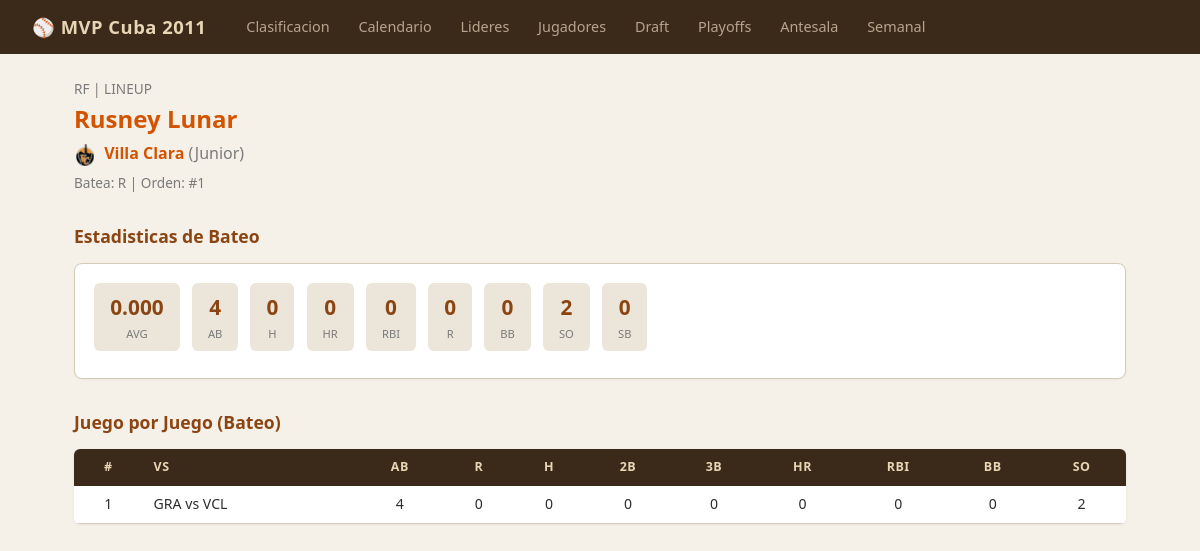
/player/121, run on an earlier commit of the app's database.
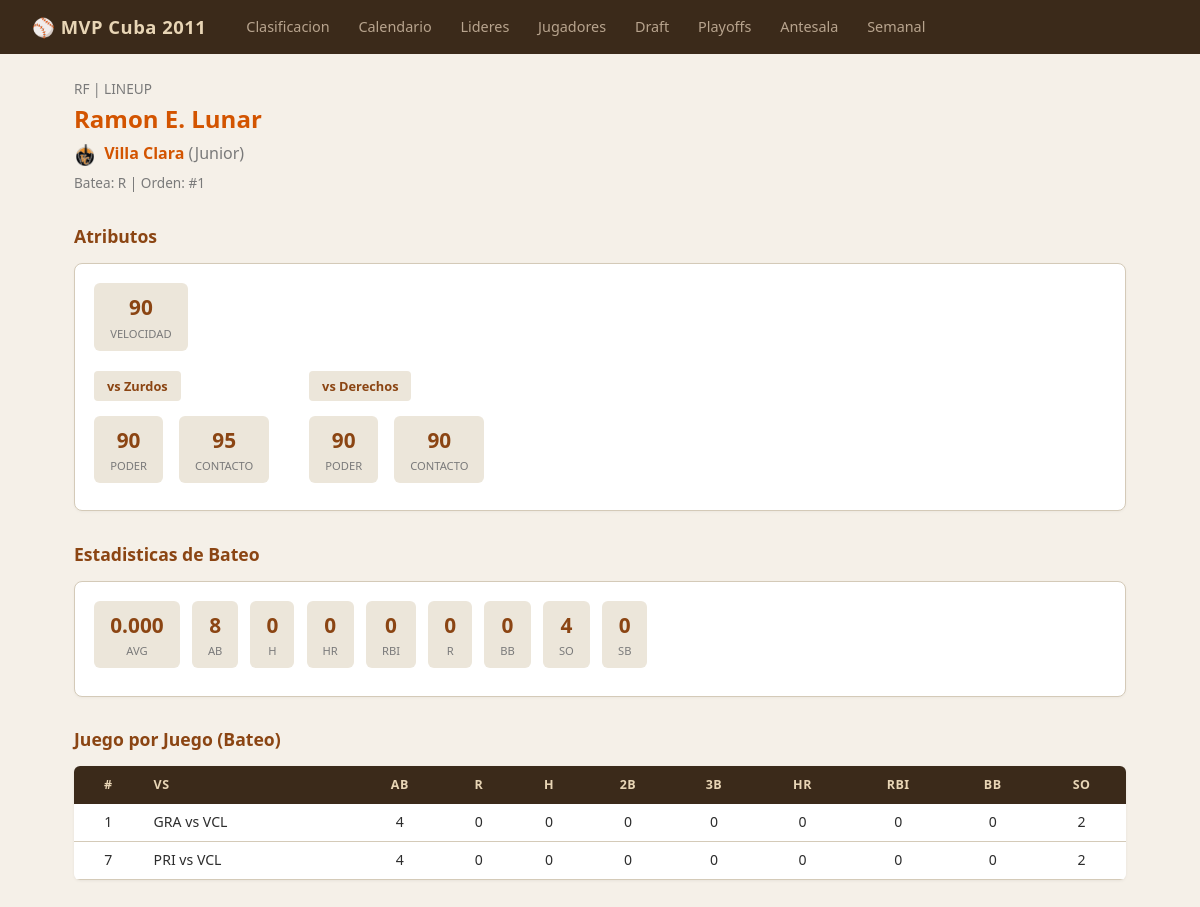
And on a later commit of the database.
### tables this page shows
CREATE TABLE players (
            id INTEGER PRIMARY KEY,
            team_id INTEGER REFERENCES teams(id),
            name TEXT NOT NULL,
            full_name TEXT,
            position TEXT NOT NULL,
            bats_throws TEXT,
            role TEXT NOT NULL,
            lineup_order INTEGER,
            bullpen_role TEXT,
            is_drafted INTEGER DEFAULT 0,
            photo_file TEXT
        );

CREATE TABLE teams (
            id INTEGER PRIMARY KEY,
            name TEXT NOT NULL,
            short_name TEXT NOT NULL,
            full_name TEXT NOT NULL,
            owner TEXT NOT NULL,
            rank_overall INTEGER,
            rank_pitching INTEGER,
            rank_batting INTEGER,
            rank_fielding INTEGER,
            rank_speed INTEGER,
            rank_pre_draft INTEGER,
            rank_post_draft INTEGER,
            color_primary TEXT,
            color_secondary TEXT,
            logo_file TEXT,
            banner_file TEXT
        );

CREATE TABLE batting_stats (
            id INTEGER PRIMARY KEY,
            game_id INTEGER REFERENCES games(id) ON DELETE CASCADE,
            player_id INTEGER REFERENCES players(id),
            team_id INTEGER REFERENCES teams(id),
            AB INTEGER DEFAULT 0,
            R INTEGER DEFAULT 0,
            H INTEGER DEFAULT 0,
            doubles INTEGER DEFAULT 0,
            triples INTEGER DEFAULT 0,
            HR INTEGER DEFAULT 0,
            RBI INTEGER DEFAULT 0,
            BB INTEGER DEFAULT 0,
            SO INTEGER DEFAULT 0,
            SB INTEGER DEFAULT 0,
            UNIQUE(game_id, player_id)
        );

CREATE TABLE schedule (
            id INTEGER PRIMARY KEY,
            game_num INTEGER,
            week_num INTEGER,
            home_team_id INTEGER REFERENCES teams(id),
            away_team_id INTEGER REFERENCES teams(id),
            phase TEXT DEFAULT 'regular',
            series_game INTEGER
        );

### blueprints/players/routes.py (the view)
@players_bp.route('/player/<int:player_id>')
def player(player_id: int) -> str:
    p = get_player(player_id)
    if not p:
        abort(404)
    attrs = get_player_attrs(player_id)
    draft = get_player_draft(player_id)
    bat_games = get_batting_log(player_id)
    bat_totals = get_batting_totals(player_id)
    pitch_games = get_pitching_log(player_id)
    pitch_totals = get_pitching_totals(player_id)
    return render_template('player.html', player=p, draft=draft, attrs=attrs,
                           bat_games=bat_games, bat_totals=bat_totals,
                           pitch_games=pitch_games, pitch_totals=pitch_totals)

### blueprints/players/services.py (called while the page is built)
def get_player(player_id: int) -> sqlite3.Row | None:
    return get_db().execute("""
        SELECT p.*, t.name as team_name, t.short_name as team_short,
            t.color_primary, t.color_secondary, t.owner, t.logo_file
        FROM players p JOIN teams t ON p.team_id = t.id
        WHERE p.id = ?
    """, (player_id,)).fetchone()

def get_player_attrs(player_id: int) -> sqlite3.Row | None:
    return get_db().execute(
        "SELECT * FROM player_attributes WHERE player_id=?", (player_id,)
    ).fetchone()

def get_player_draft(player_id: int) -> sqlite3.Row | None:
    return get_db().execute("""
        SELECT dp.*, t.name as team_name, t.short_name
        FROM draft_picks dp JOIN teams t ON dp.team_id = t.id
        WHERE dp.player_id = ?
    """, (player_id,)).fetchone()

def get_batting_log(player_id: int) -> list[sqlite3.Row]:
    return get_db().execute("""
        SELECT bs.*, g.id as game_id, s.game_num, s.phase,
            ht.short_name as home_short, at.short_name as away_short,
            ht.name as home_name, at.name as away_name,
            g.home_runs, g.away_runs
        FROM batting_stats bs
        JOIN games g ON bs.game_id = g.id
        JOIN schedule s ON g.schedule_id = s.id
        JOIN teams ht ON s.home_team_id = ht.id
        JOIN teams at ON s.away_team_id = at.id
        WHERE bs.player_id = ?
        ORDER BY s.game_num
    """, (player_id,)).fetchall()

def get_batting_totals(player_id: int) -> sqlite3.Row | None:
    return get_db().execute("""
        SELECT SUM(AB) as AB, SUM(R) as R, SUM(H) as H, SUM(doubles) as doubles,
            SUM(triples) as triples, SUM(HR) as HR, SUM(RBI) as RBI,
            SUM(BB) as BB, SUM(SO) as SO, SUM(SB) as SB,
            CASE WHEN SUM(AB)>0 THEN ROUND(CAST(SUM(H) AS FLOAT)/SUM(AB), 3) ELSE 0 END as AVG
        FROM batting_stats WHERE player_id = ?
    """, (player_id,)).fetchone()

def get_pitching_log(player_id: int) -> list[sqlite3.Row]:
    return get_db().execute("""
        SELECT ps.*, g.id as game_id, s.game_num, s.phase,
            ht.short_name as home_short, at.short_name as away_short,
            g.home_runs, g.away_runs
        FROM pitching_stats ps
        JOIN games g ON ps.game_id = g.id
        JOIN schedule s ON g.schedule_id = s.id
        JOIN teams ht ON s.home_team_id = ht.id
        JOIN teams at ON s.away_team_id = at.id
        WHERE ps.player_id = ?
        ORDER BY s.game_num
    """, (player_id,)).fetchall()

### templates/player.html (shortened to what this page needs)
{% extends "base.html" %}
{% from 'components/stat_box.html' import stat_box %}
{% from 'components/section_label.html' import section_label %}
{% from 'components/logo_img.html' import logo_img %}
{% from 'components/empty_state.html' import empty_state %}
{% block content %}
<div class="player-header">
    <div>
        <div style="color: var(--muted); font-size: 0.85rem;">
            {{ player.position }} | {{ player.role|upper }}
        </div>
        <h1 style="margin-bottom: 0.2rem; color: {{ player.color_primary }}">
            {{ player.full_name or player.name }}
        </h1>
        <div>
            {{ logo_img(player.logo_file, css_class='inline-logo', alt=player.team_name) }}
            <a href="{{ url_for('teams.team', short=player.team_short) }}" style="color: {{ player.color_primary }}; font-weight: 600;">
                {{ player.team_name }}
            </a>
            <span style="color: var(--muted);">
                ({{ player.owner }})
            </span>
        </div>
        {% if player.role in ('lineup', 'bench') %}
        <div style="margin-top: 0.3rem; color: var(--muted); font-size: 0.85rem;">
            Batea: {{ player.bats_throws }}
            {% if player.lineup_order %} | Orden: #{{ player.lineup_order }}{% endif %}
        </div>
        {% else %}
        <div style="margin-top: 0.3rem; color: var(--muted); font-size: 0.85rem;">
            Tira: {{ player.bats_throws }}
            {% if player.bullpen_role %} | Rol: {{ player.bullpen_role }}{% endif %}
        </div>
        {% endif %}
    </div>
</div>
{% if attrs %}
<h2>Atributos</h2>
<div class="card">
    {% if attrs.power_vs_l is not none %}
    <div style="margin-bottom: 0.8rem;">
        {{ stat_box(attrs.speed, 'Velocidad') }}
    </div>
    <div style="display: flex; gap: 2rem;">
        <div>
            {{ section_label('vs Zurdos') }}
            <div style="display: flex; gap: 0.5rem; margin-top: 0.4rem;">
                {{ stat_box(attrs.power_vs_l, 'Poder') }}
                {{ stat_box(attrs.contact_vs_l, 'Contacto') }}
            </div>
        </div>
        <div>
            {{ section_label('vs Derechos') }}
            <div style="display: flex; gap: 0.5rem; margin-top: 0.4rem;">
                {{ stat_box(attrs.power_vs_r, 'Poder') }}
                {{ stat_box(attrs.contact_vs_r, 'Contacto') }}
            </div>
        </div>
    </div>
    {% endif %}
</div>
{% endif %}
{% if bat_totals and bat_totals.AB and bat_totals.AB > 0 %}
<h2>Estadisticas de Bateo</h2>
<div class="card">
    {{ stat_box("%.3f"|format(bat_totals.AVG), 'AVG') }}
    {{ stat_box(bat_totals.AB, 'AB') }}
    {{ stat_box(bat_totals.H, 'H') }}
    {{ stat_box(bat_totals.HR, 'HR') }}
    {{ stat_box(bat_totals.RBI, 'RBI') }}
    {{ stat_box(bat_totals.R, 'R') }}
    {{ stat_box(bat_totals.BB, 'BB') }}
    {{ stat_box(bat_totals.SO, 'SO') }}
    {{ stat_box(bat_totals.SB, 'SB') }}
</div>
<h2>Juego por Juego (Bateo)</h2>
<table>
    <thead>
        <tr><th class="num">#</th><th>vs</th><th class="num">AB</th><th class="num">R</th><th class="num">H</th>
        <th class="num">2B</th><th class="num">3B</th><th class="num">HR</th><th class="num">RBI</th>
        <th class="num">BB</th><th class="num">SO</th></tr>
    </thead>
    <tbody>
    {% for bg in bat_games %}
    <tr>
        <td class="num">{{ bg.game_num }}</td>
        <td>{{ bg.home_short }} vs {{ bg.away_short }}</td>
        <td class="num">{{ bg.AB }}</td>
        <td class="num">{{ bg.R }}</td>
        <td class="num">{{ bg.H }}</td>
        <td class="num">{{ bg.doubles }}</td>
        <td class="num">{{ bg.triples }}</td>
        <td class="num">{{ bg.HR }}</td>
        <td class="num">{{ bg.RBI }}</td>
        <td class="num">{{ bg.BB }}</td>
        <td class="num">{{ bg.SO }}</td>
    </tr>
    {% endfor %}
    </tbody>
</table>
{% endif %}
{% endblock %}

### templates/base.html (shortened to what this page needs)
<!DOCTYPE html>
<html lang="es">
<head>
    <link rel="stylesheet" href="{{ url_for('static', filename='style.css') }}">
</head>
<body>
    <nav>
        <div class="logo">&#9918; MVP Cuba 2011</div>
        <div class="links">
            <a href="{{ url_for('main.index') }}" {% if request.endpoint == 'main.index' %}class="active"{% endif %}>Clasificacion</a>
            <a href="{{ url_for('schedule.schedule') }}" {% if request.endpoint == 'schedule.schedule' %}class="active"{% endif %}>Calendario</a>
            <a href="{{ url_for('leaders.leaders') }}" {% if request.endpoint == 'leaders.leaders' %}class="active"{% endif %}>Lideres</a>
            <a href="{{ url_for('players.all_players') }}" {% if request.endpoint == 'players.all_players' %}class="active"{% endif %}>Jugadores</a>
            <a href="{{ url_for('draft.draft') }}" {% if request.endpoint == 'draft.draft' %}class="active"{% endif %}>Draft</a>
            <a href="{{ url_for('playoffs.playoffs') }}" {% if request.endpoint == 'playoffs.playoffs' %}class="active"{% endif %}>Playoffs</a>
            <a href="{{ url_for('antesala.antesala') }}" {% if request.endpoint == 'antesala.antesala' %}class="active"{% endif %}>Antesala</a>
            <a href="{{ url_for('weekly.weekly') }}" {% if request.endpoint == 'weekly.weekly' %}class="active"{% endif %}>Semanal</a>
        </div>
    </nav>
    <div class="container">
        {% block content %}{% endblock %}
    </div>
</body>
</html>

### templates/components/stat_box.html
{% macro stat_box(value, label) %}
<div class="stat-box"><span class="val">{{ value }}</span><span class="label">{{ label }}</span></div>
{% endmacro %}

### templates/components/section_label.html
{% macro section_label(text) %}
<span class="section-label">{{ text }}</span>
{% endmacro %}

### templates/components/logo_img.html
{% macro logo_img(logo_file, css_class='inline-logo', alt='') %}
{% if logo_file %}
<img src="{{ url_for('static', filename='graphics/' + logo_file) }}" class="{{ css_class }}" alt="{{ alt }}">
{% endif %}
{% endmacro %}

### static/style.css (style rules this page uses)
:root { --bg: #f5f0e8; --bg-alt: #ece6da; --card: #ffffff; --text: #2d2d2d; --muted: #7a7a7a; --accent: #8b4513; --link: #5a3510; --green: #2d7a3a; --red: #a63d2f; --gold: #8b6914; --border: #d4cab8; --ernesto: #2b6cb0; --junior: #c05621; }
* { margin: 0; padding: 0; box-sizing: border-box; }
body { font-family: 'Segoe UI', system-ui, -apple-system, sans-serif; background: var(--bg); color: var(--text); line-height: 1.6; }
a { color: var(--link); text-decoration: none; }
nav { background: #3b2a1a; padding: 0 2rem; display: flex; align-items: center; height: 54px; gap: 2.5rem; }
nav .logo { font-size: 1.15rem; font-weight: 700; color: #e8d5b5; letter-spacing: 0.5px; }
nav .links { display: flex; gap: 1.8rem; }
nav .links a { color: #b8a48e; font-weight: 500; font-size: 0.9rem; transition: color 0.2s; }
.container { max-width: 1100px; margin: 0 auto; padding: 1.5rem; }
h1 { color: #3b2a1a; margin-bottom: 1rem; font-size: 1.5rem; font-weight: 700; }
h2 { color: var(--accent); margin: 1.8rem 0 0.8rem; font-size: 1.1rem; font-weight: 600; }
table { width: 100%; border-collapse: collapse; margin-bottom: 1.5rem; background: var(--card); border-radius: 6px; overflow: hidden; box-shadow: 0 1px 3px rgba(0,0,0,0.06); }
th { background: #3b2a1a; color: #e8d5b5; padding: 0.55rem 0.7rem; text-align: left; font-size: 0.78rem; text-transform: uppercase; letter-spacing: 0.5px; font-weight: 600; }
td { padding: 0.45rem 0.7rem; border-bottom: 1px solid var(--border); font-size: 0.88rem; }
.num { text-align: center; }
.card { background: var(--card); border: 1px solid var(--border); border-radius: 8px; padding: 1.2rem; margin-bottom: 1rem; box-shadow: 0 1px 3px rgba(0,0,0,0.04); }
.player-header { display: flex; gap: 1.5rem; margin-bottom: 1.5rem; align-items: flex-start; }
.inline-logo { height: 22px; width: 22px; object-fit: contain; vertical-align: middle; margin-right: 4px; }
.section-label { display: inline-block; background: var(--bg-alt); padding: 0.3rem 0.8rem; border-radius: 4px; font-size: 0.8rem; font-weight: 600; color: var(--accent); margin-bottom: 0.5rem; }
.stat-box { display: inline-flex; flex-direction: column; align-items: center; padding: 0.5rem 1rem; background: var(--bg-alt); border-radius: 6px; margin-right: 0.5rem; margin-bottom: 0.5rem; }
.stat-box .val { font-size: 1.3rem; font-weight: 700; color: var(--accent); }
.stat-box .label { font-size: 0.7rem; color: var(--muted); text-transform: uppercase; }

What changed in the data, as far as the page shows it:
changed players "RF": full_name "Rusney Lunar" → "Ramon E. Lunar"
added batting_stats: game_num "7", home_short "PRI", away_short "VCL", AB "4", R "0", H "0", doubles "0", triples "0", HR "0", RBI "0", BB "0", SO "2"
Also different on the page:
{{ value }}: "0.000 4 0 0 0 0 0 2 0" → "90 90 95 90 90 0.000 8 0 0 0 0 0 4 0"
{{ label }}: "AVG AB H HR RBI R BB SO SB" → "VELOCIDAD PODER CONTACTO PODER CONTACTO AVG AB H HR RBI R BB SO SB"
{{ text }}: (not shown) → "vs Zurdos vs Derechos"
text now shown: "Atributos"
